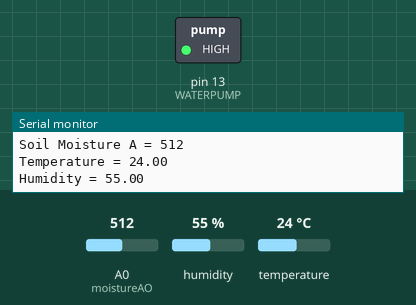
This sketch was run on a simulated Arduino Uno, built with avr-gcc and run on an emulated ATmega328P. Shown: switched loads named in the sketch (green lamp = pin HIGH), the last lines printed to the serial monitor. Inputs (shaded band) come from the test bench; at power-on: A0 (moistureAO) = 512, humidity 55 %, temperature 24 °C.

Above: at 1.3 s.
1.4 s: A0 (moistureAO) set to 290
At 7.3 s:
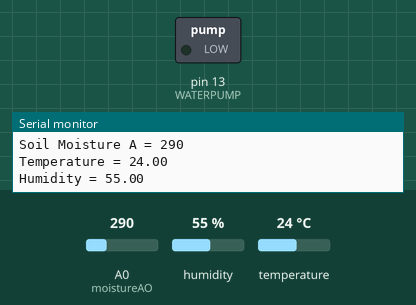
7.6 s: A0 (moistureAO) set to 307
At 9.5 s:
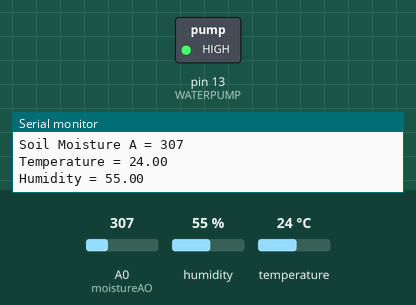
27.6 s: A0 (moistureAO) set to 122
At 32.7 s:
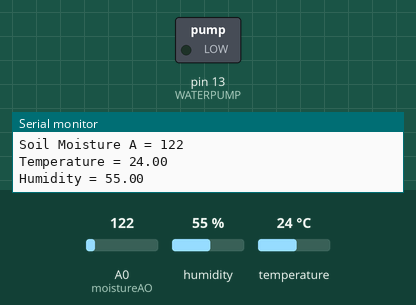
33.6 s: A0 (moistureAO) set to 306
At 35.9 s:
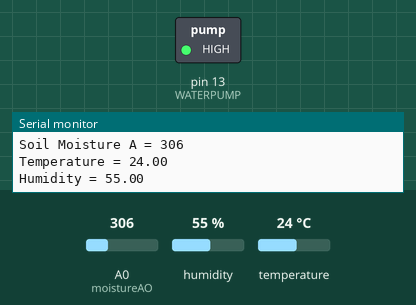
Timing chart, 0 to 48.6 s (numbered marks = the images above; inputs shaded):
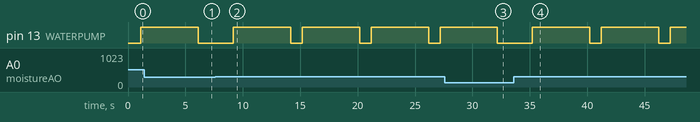

The sketch:

Plant_communicator.ino
```cpp
#include <dht.h>
#include <SoftwareSerial.h>

SoftwareSerial mySerial(9, 10);
dht DHT;
#define DHT11_PIN 7

const int moistureAO=0;
int AO=0;
int tmp=0;
//int LED=13;
int WATERPUMP = 13;
void setup() {
  mySerial.begin(9600);
  // put your setup code here, to run once:
  Serial.begin(9600);
  //Serial.println("Soil Moisture");
  pinMode(moistureAO,INPUT);
  //pinMode(LED, OUTPUT);
   pinMode(WATERPUMP,OUTPUT);
   delay(100);
}

void loop() {
  Start:
  // put your main code here, to run repeatedly:
  tmp=analogRead( moistureAO);
  if ( tmp!= AO ){
    AO=tmp;
    Serial.println("  ");
    Serial.print("Soil Moisture A = ");
    Serial.println(AO);
  int chk = DHT.read11(DHT11_PIN);
    Serial.print("Temperature = ");
    Serial.println(DHT.temperature);
    Serial.print("Humidity = ");
    Serial.println(DHT.humidity);
  }
 delay(1000);
  if(AO>300){
    //Serial.println("LED High");
    //digitalWrite(LED,HIGH);
    digitalWrite(WATERPUMP,250);
    delay(5000);
    //digitalWrite(LED,LOW);
    //Serial.println("LED Low");
    digitalWrite(WATERPUMP,0);

    if (Serial.available()>0)
 {
      SendMessage();
 }


 if (mySerial.available()>0)
 {
   Serial.write(mySerial.read());
}
  }
  else{
   // digitalWrite(LED,LOW);
  }


    goto Start;
    delay(1000);

}


void SendMessage()
{
  mySerial.println("AT+CMGF=1");    //Sets the GSM Module in Text Mode
  delay(1000);  // Delay of 1000 milli seconds or 1 second
  mySerial.println("AT+CMGS=\"+918866997039\"\r"); // Replace x with mobile number
  delay(1000);
  mySerial.println("I am SMS from GSM Module");// The SMS text you want to send
  delay(100);
   mySerial.println((char)26);// ASCII code of CTRL+Z
  delay(1000);
}
```

Measured:
- the behaviour switches between 300 and 301 on A0 (moistureAO) (found by bisection; images 1 and 2)
- after the input at 1.4 s, pin 13 (WATERPUMP): goes on until 6.1 s, then stays LOW
- after the input at 7.6 s, pin 13 (WATERPUMP): alternates HIGH for 5.0 s and LOW for 1.0 s, starting after 1.6 s
- after the input at 27.6 s, pin 13 (WATERPUMP): goes on until 32.2 s, then stays LOW
- after the input at 33.6 s, pin 13 (WATERPUMP): alternates HIGH for 5.0 s and LOW for 1.0 s, starting after 1.6 s
